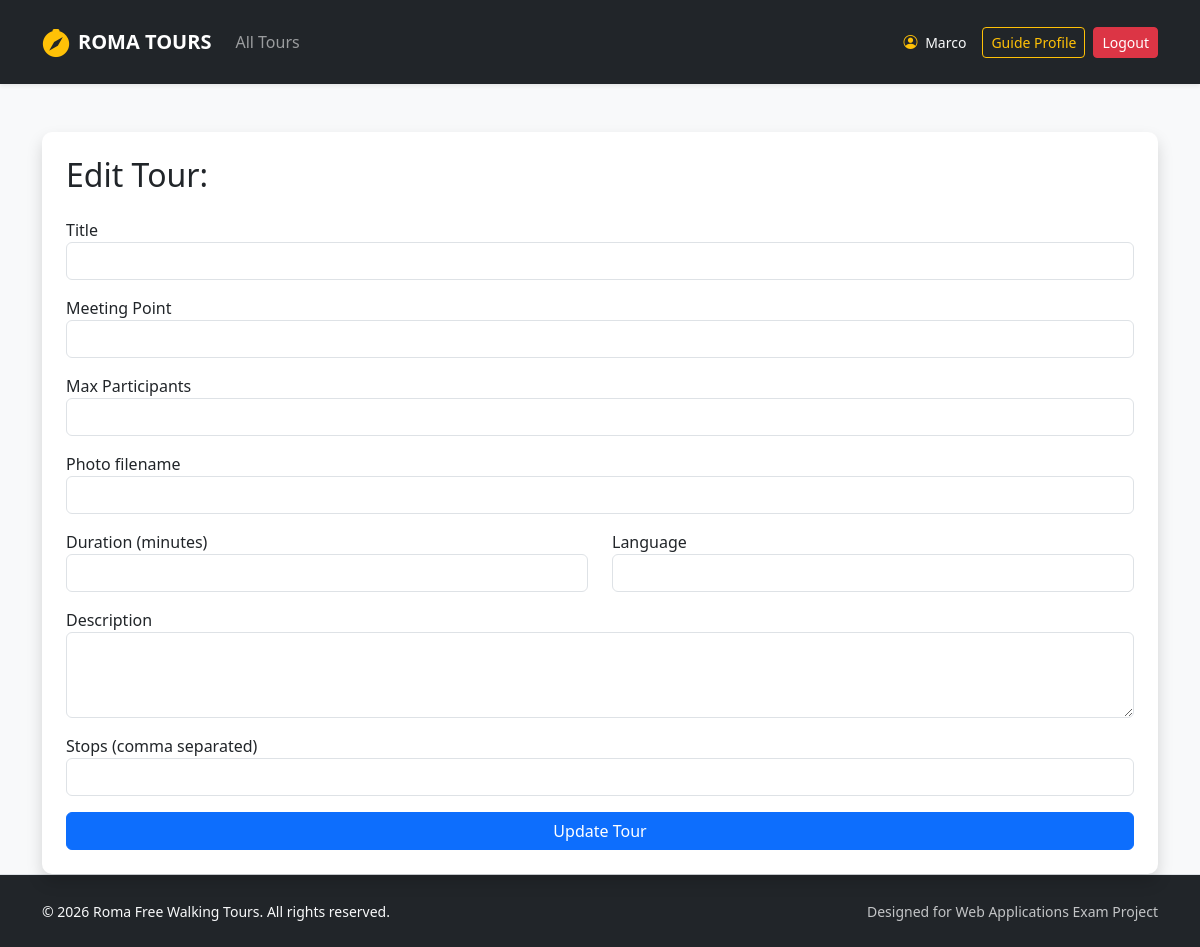
The page /guide/tour/edit/2 (signed in) on the database as committed earlier.
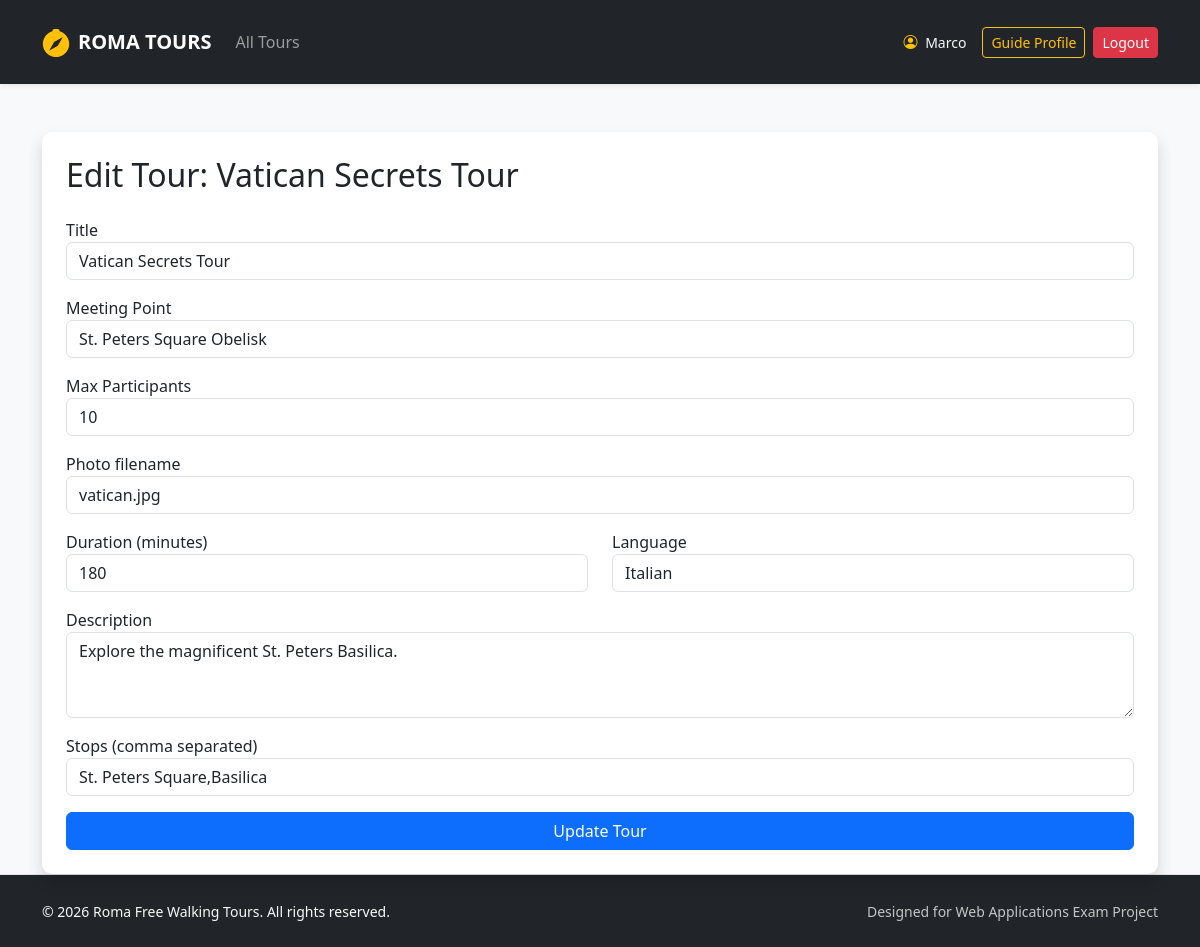
The same page on the database as committed later.
### tables this page shows
CREATE TABLE tours (
            id INTEGER PRIMARY KEY AUTOINCREMENT,
            guide_id INTEGER NOT NULL,
            title TEXT NOT NULL,
            meeting_point TEXT NOT NULL,
            duration INTEGER NOT NULL,
            language TEXT NOT NULL,
            max_participants INTEGER NOT NULL,
            description TEXT NOT NULL,
            stops TEXT NOT NULL,
            photos TEXT NOT NULL,
            FOREIGN KEY (guide_id) REFERENCES users(id) ON DELETE CASCADE
        );

### routes/guide_routes.py (the view, shortened to what this page needs)
@guide_bp.route("/guide/tour/edit/<int:tour_id>", methods=["GET", "POST"])
@login_required
@guide_required
def edit_tour(tour_id):
    if tours_dao.has_reservations(tour_id):
        flash("This tour has active reservations and cannot be modified!", "danger")
        return redirect(url_for("auth.profile_guide"))
    tour = tours_dao.get_tour_by_id(tour_id)
    return render_template("edit_tour.html", tour=tour)

### app.py (called while the page is built)
@login_manager.user_loader
def load_user(user_id):
    db_user = get_user_by_id(user_id)
    if db_user:
        return User(
            id=db_user["id"], name=db_user["name"], surname=db_user["surname"],
            email=db_user["email"], role=db_user["role"], languages=db_user["languages"]
        )
    return None

### dao/tours_dao.py (called while the page is built)
def has_reservations(p_tour_id):
    query = "SELECT COUNT(*) as count FROM reservations WHERE tour_id = ?"
    conn = sqlite3.connect("roma_tours.db")
    conn.row_factory = sqlite3.Row
    cursor = conn.cursor()
    cursor.execute(query, (p_tour_id,))
    res = cursor.fetchone()
    cursor.close()
    conn.close()
    return res['count'] > 0

def get_tour_by_id(p_tour_id):
    query = "SELECT * FROM tours WHERE id = ?"
    import sqlite3
    conn = sqlite3.connect("roma_tours.db")
    conn.row_factory = sqlite3.Row
    cursor = conn.cursor()
    cursor.execute(query, (p_tour_id,))
    tour = cursor.fetchone()
    conn.commit()
    cursor.close()
    conn.close()
    return tour

### templates/edit_tour.html (shortened to what this page needs)
{% extends 'base.html' %}
{% block content %}
<div class="container mt-5">
    <div class="card shadow p-4">
        <h2 class="mb-4">Edit Tour: {{ tour.title }}</h2>
        <form method="POST">
            <div class="mb-3">
                <label>Title</label>
                <input type="text" name="title" class="form-control" value="{{ tour.title }}" required>
            </div>
            <div class="mb-3">
                <label>Meeting Point</label>
                <input type="text" name="meeting_point" class="form-control" value="{{ tour.meeting_point }}" required>
            </div>
            <div class="mb-3">
                <label>Max Participants</label>
                <input type="number" name="max_participants" class="form-control" value="{{ tour.max_participants }}" required>
            </div>
            <div class="mb-3">
                <label>Photo filename</label>
                <input type="text" name="photos" class="form-control" value="{{ tour.photos }}" required>
            </div>
            <div class="row">
                <div class="col-md-6 mb-3">
                    <label>Duration (minutes)</label>
                    <input type="number" name="duration" class="form-control" value="{{ tour.duration }}" required>
                </div>
                <div class="col-md-6 mb-3">
                    <label>Language</label>
                    <input type="text" name="language" class="form-control" value="{{ tour.language }}" required>
                </div>
            </div>
            <div class="mb-3">
                <label>Description</label>
                <textarea name="description" class="form-control" rows="3" required>{{ tour.description }}</textarea>
            </div>
            <div class="mb-3">
                <label>Stops (comma separated)</label>
                <input type="text" name="stops" class="form-control" value="{{ tour.stops }}" required>
            </div>
            <button type="submit" class="btn btn-primary w-100">Update Tour</button>
        </form>
    </div>
</div>
{% endblock %}

Rows that differ between the two databases and show on the page:
added tours: title "Vatican Secrets Tour", meeting_point "St. Peters Square Obelisk", max_participants "10", photos "vatican.jpg", duration "180", language "Italian", description "Explore the magnificent St. Peters Basilica.", stops "St. Peters Square,Basilica"
